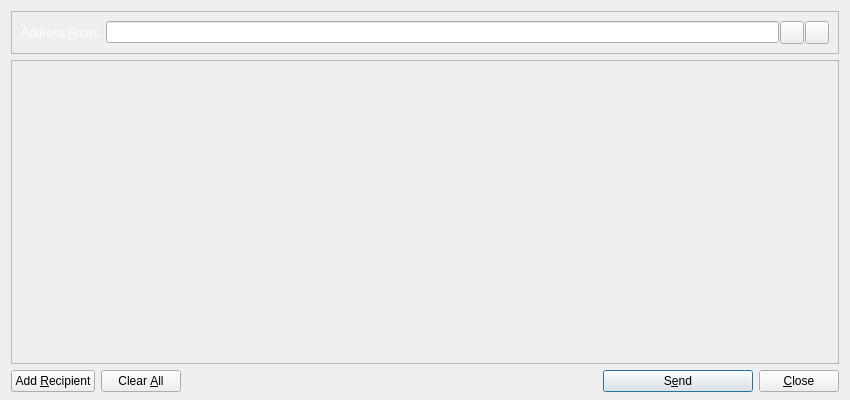
<?xml version="1.0" encoding="UTF-8"?>
<ui version="4.0">
 <class>SendMessagesDialog</class>
 <widget class="QDialog" name="SendMessagesDialog">
  <property name="geometry">
   <rect>
    <x>0</x>
    <y>0</y>
    <width>850</width>
    <height>400</height>
   </rect>
  </property>
  <property name="windowTitle">
   <string>Send Messages</string>
  </property>
  <property name="styleSheet">
   <string notr="true">#SendMessagesDialog {  }</string>
  </property>
  <layout class="QVBoxLayout" name="verticalLayout" stretch="0,1,0">
   <property name="bottomMargin">
    <number>8</number>
   </property>
   <item>
    <widget class="QFrame" name="frameAddressFrom">
     <property name="sizePolicy">
      <sizepolicy hsizetype="Expanding" vsizetype="Expanding">
       <horstretch>0</horstretch>
       <verstretch>0</verstretch>
      </sizepolicy>
     </property>
     <property name="maximumSize">
      <size>
       <width>16777215</width>
       <height>16777215</height>
      </size>
     </property>
     <property name="frameShape">
      <enum>QFrame::StyledPanel</enum>
     </property>
     <property name="frameShadow">
      <enum>QFrame::Sunken</enum>
     </property>
     <layout class="QHBoxLayout" name="horizontalLayout_3">
      <item>
       <widget class="QLabel" name="addressFromLabel">
        <property name="styleSheet">
         <string notr="true">color: #ffffff;</string>
        </property>
        <property name="text">
         <string>Address &amp;From:</string>
        </property>
        <property name="buddy">
         <cstring>addressFrom</cstring>
        </property>
       </widget>
      </item>
      <item>
       <layout class="QHBoxLayout" name="horizontalLayout_4">
        <property name="spacing">
         <number>1</number>
        </property>
        <item>
         <widget class="QValidatedLineEdit" name="addressFrom"/>
        </item>
        <item>
         <widget class="QToolButton" name="addressBookButton">
          <property name="toolTip">
           <string>Choose address from address book</string>
          </property>
          <property name="text">
           <string/>
          </property>
          <property name="icon">
           <iconset resource="../bitcoin.qrc">
            <normaloff>:/icons/address-book</normaloff>:/icons/address-book</iconset>
          </property>
          <property name="shortcut">
           <string>Alt+A</string>
          </property>
         </widget>
        </item>
        <item>
         <widget class="QToolButton" name="pasteButton">
          <property name="toolTip">
           <string>Paste address from clipboard</string>
          </property>
          <property name="text">
           <string/>
          </property>
          <property name="icon">
           <iconset resource="../bitcoin.qrc">
            <normaloff>:/icons/editpaste</normaloff>:/icons/editpaste</iconset>
          </property>
          <property name="shortcut">
           <string>Alt+P</string>
          </property>
         </widget>
        </item>
       </layout>
      </item>
     </layout>
    </widget>
   </item>
   <item>
    <widget class="QScrollArea" name="scrollArea">
     <property name="widgetResizable">
      <bool>true</bool>
     </property>
     <widget class="QWidget" name="scrollAreaWidgetContents">
      <property name="geometry">
       <rect>
        <x>0</x>
        <y>0</y>
        <width>830</width>
        <height>298</height>
       </rect>
      </property>
      <layout class="QVBoxLayout" name="verticalLayout_2">
       <property name="leftMargin">
        <number>0</number>
       </property>
       <property name="topMargin">
        <number>0</number>
       </property>
       <property name="rightMargin">
        <number>0</number>
       </property>
       <property name="bottomMargin">
        <number>0</number>
       </property>
       <item>
        <layout class="QVBoxLayout" name="entries">
         <property name="spacing">
          <number>6</number>
         </property>
        </layout>
       </item>
       <item>
        <spacer name="verticalSpacer">
         <property name="orientation">
          <enum>Qt::Vertical</enum>
         </property>
         <property name="sizeHint" stdset="0">
          <size>
           <width>20</width>
           <height>40</height>
          </size>
         </property>
        </spacer>
       </item>
      </layout>
     </widget>
    </widget>
   </item>
   <item>
    <layout class="QHBoxLayout" name="horizontalLayout">
     <item>
      <widget class="QPushButton" name="addButton">
       <property name="toolTip">
        <string>Send to multiple recipients at once</string>
       </property>
       <property name="text">
        <string>Add &amp;Recipient</string>
       </property>
       <property name="icon">
        <iconset resource="../bitcoin.qrc">
         <normaloff>:/icons/add</normaloff>:/icons/add</iconset>
       </property>
       <property name="autoDefault">
        <bool>false</bool>
       </property>
      </widget>
     </item>
     <item>
      <widget class="QPushButton" name="clearButton">
       <property name="sizePolicy">
        <sizepolicy hsizetype="Minimum" vsizetype="Fixed">
         <horstretch>0</horstretch>
         <verstretch>0</verstretch>
        </sizepolicy>
       </property>
       <property name="toolTip">
        <string>Remove all transaction fields</string>
       </property>
       <property name="text">
        <string>Clear &amp;All</string>
       </property>
       <property name="icon">
        <iconset resource="../bitcoin.qrc">
         <normaloff>:/icons/remove</normaloff>:/icons/remove</iconset>
       </property>
       <property name="autoRepeatDelay">
        <number>300</number>
       </property>
       <property name="autoDefault">
        <bool>false</bool>
       </property>
      </widget>
     </item>
     <item>
      <spacer name="horizontalSpacer">
       <property name="orientation">
        <enum>Qt::Horizontal</enum>
       </property>
       <property name="sizeHint" stdset="0">
        <size>
         <width>40</width>
         <height>20</height>
        </size>
       </property>
      </spacer>
     </item>
     <item>
      <widget class="QPushButton" name="sendButton">
       <property name="minimumSize">
        <size>
         <width>150</width>
         <height>0</height>
        </size>
       </property>
       <property name="toolTip">
        <string>Confirm the send action</string>
       </property>
       <property name="text">
        <string>S&amp;end</string>
       </property>
       <property name="icon">
        <iconset resource="../bitcoin.qrc">
         <normaloff>:/icons/send</normaloff>:/icons/send</iconset>
       </property>
       <property name="default">
        <bool>true</bool>
       </property>
      </widget>
     </item>
     <item>
      <widget class="QPushButton" name="closeButton">
       <property name="text">
        <string>&amp;Close</string>
       </property>
       <property name="icon">
        <iconset resource="../bitcoin.qrc">
         <normaloff>:/icons/quit</normaloff>:/icons/quit</iconset>
       </property>
      </widget>
     </item>
    </layout>
   </item>
  </layout>
 </widget>
 <customwidgets>
  <customwidget>
   <class>QValidatedLineEdit</class>
   <extends>QLineEdit</extends>
   <header>qvalidatedlineedit.h</header>
  </customwidget>
 </customwidgets>
 <resources>
  <include location="../bitcoin.qrc"/>
 </resources>
 <connections/>
</ui>
